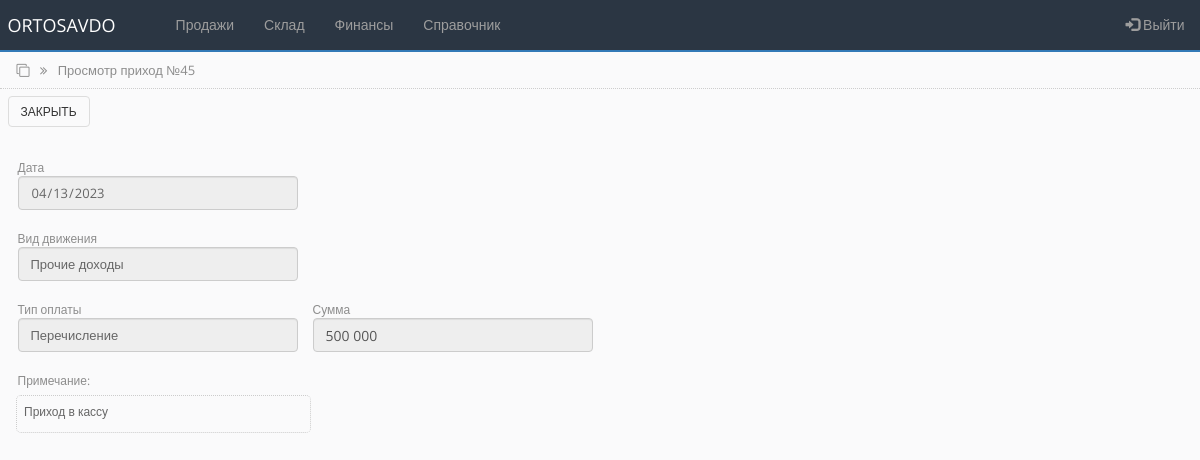
The app's page /cash_in_view.php?id=45 (signed in) with its own data.
### tables this page shows
CREATE TABLE `cashbox` (
  `id` int(100) NOT NULL,
  `types_id` int(250) NOT NULL,
  `sum_in` int(100) NOT NULL DEFAULT '0',
  `sum_out` int(100) NOT NULL DEFAULT '0',
  `type_payment` varchar(250) NOT NULL,
  `comment` varchar(250) NOT NULL,
  `date_cash` date NOT NULL
);

CREATE TABLE `state_in` (
  `id` int(100) NOT NULL,
  `name` varchar(250) NOT NULL,
  `sts` int(100) NOT NULL
);

### bot_lib.php (called while the page is built, shortened)
<?php
function get_status_in($connect, $id){
	$query = "SELECT * FROM state_in WHERE id='$id'";
	$result = mysqli_query($connect, $query);
	$state = mysqli_fetch_assoc($result);
	return $state;
}
?>

### cash_in_view.php (the view, shortened to what this page needs)
<?php
include('settings.php');
include('bot_lib.php');
if (isset($_GET['id'])) {
    $id = $_GET['id'];
    $query = "SELECT * FROM cashbox WHERE id='$id'";
    $rs_result = mysqli_query ($connect, $query);
    $res = mysqli_fetch_assoc($rs_result);
    $date = date('Y-m-d', strtotime($res['date_cash']));
}
?>
<!DOCTYPE html>
<html lang="ru">
<head>
    <link rel="stylesheet" href="https://maxcdn.bootstrapcdn.com/bootstrap/3.4.1/css/bootstrap.min.css">
    <link rel="stylesheet" href="https://cdnjs.cloudflare.com/ajax/libs/font-awesome/4.7.0/css/font-awesome.min.css">
    <link rel="stylesheet" href="css/bootstrap-grid.min.css">
    <link rel="stylesheet" href="https://cdnjs.cloudflare.com/ajax/libs/selectize.js/0.15.2/css/selectize.default.min.css" />
    <link rel="stylesheet" href="css/style.css">
</head>
<body>
<?php include 'partSite/nav.php'; ?>
<div class="page_name">
    <div class="container-fluid">
        <i class="fa fa-clone" aria-hidden="true"></i>
        <i class="fa fa-angle-double-right right_cus"></i>
        <span class="right_cus">Просмотр приход №<?php echo $id; ?></span>
    </div>
</div>
<div class="toolbar">
    <div class="container-fluid">
        <a href="cash_in.php"><button type="button" class="btn btn-custom">Закрыть</button></a>
    </div>
</div>
<section class="card_head">
    <div class="container-fluid">
        <form action="" method="POST" class="horizntal-form" id="input_form">
            <div class="row">
                <div class="col-md-3">
                        <span>Дата</span>
                </div>
            </div>
            <div class="row">
            <div class="col-md-3">
                    <input disabled type="date" value="<?php echo $date; ?>" class="form-control" name="prepayment_date" form="input_form">
                </div>
            </div>
            <div class="row mt">
                <div class="col-md-3">
                    <span>Вид движения</span>
                </div>
            </div>
            <div class="row">
                <div class="col-md-3">
                    <input disabled type="text" value='<?php $name  = get_status_in($connect, $res["types_id"]); echo $name["name"]; ?>' class="form-control">
                </div>
            </div>
            <div class="row mt">
                <div class="col-md-3">
                    <span>Тип оплаты</span>
                </div>
                <div class="col-md-3">
                    <span>Сумма</span>
                </div>
            </div>
            <div class="row">
                <div class="col-md-3">
                    <input disabled type="text" value="<?php echo $res['type_payment']?>" class="form-control">
                </div>
                <div class="col-md-3">
                    <input disabled required value='<?php echo number_format($res['sum_in'], 0, ',', ' '); ?>' class="form-control autonumeric" name="prepayment_sum" form="input_form">
                </div>
            </div>
            <div class="row mt">
                <div class="col-md-3">
                    <span>Примечание:</span>
                </div>
            </div>
            <div class="row">
                <div class="col-md-3" style="width: 25%;
                    min-height: 38px;
                    color: #666666;
                    border: 1px dotted #cccccc;
                    border-radius: 5px;
                    padding: 7px;
                    margin-top: 5px;
                    margin-left: 6px;">
                    <span>
                        <?php echo $res['comment']?>
                    </span>
                </div>
            </div>
        </form>
    </div>
</section>
</body>
</html>

### css/style.css (style rules this page uses)
* { box-sizing: border-box; margin: 0; padding: 0; transition: all 0.01s; }
body { background-color: #FAFAFB; font-family: "Open Sans", sans-serif; font-size: 12px; }
input[type="date"] { font-family: "Open Sans", sans-serif; color: #666666; font-size: 13px; }
input[type="text"] { font-family: "Open Sans", sans-serif; color: #666666; font-size: 13px; }
.page_name { width: 100%; height: 37px; padding: 9px; margin-top: -20px; border-bottom: 1px dotted #CDCDCD; color: #8d8d8d; font-size: 13px; }
.right_cus { margin-left: 7px; }
.toolbar { width: 100%; height: 46px; margin: 0; padding: 5px 0; }
.toolbar .btn { text-transform: uppercase; font-size: 12px; }
.card_head { font-size: 12px; color: #8d8d8d; justify-content: space-between; padding: 10px; margin-top: 14px; }
.card_head .row { align-items: center; }
.mt { margin-top: 20px; }
.btn-custom { border: 1px solid #dddddd; background-color: #fafafb; font-size: 11px; margin: 2px 0px; color: #333333; }

### records on screen
cashbox: prepayment_date "04/13/2023", type_payment "Перечисление", prepayment_sum "500 000", comment "Приход в кассу"
state_in: name "Прочие доходы"

### other values on screen
$id "45"
